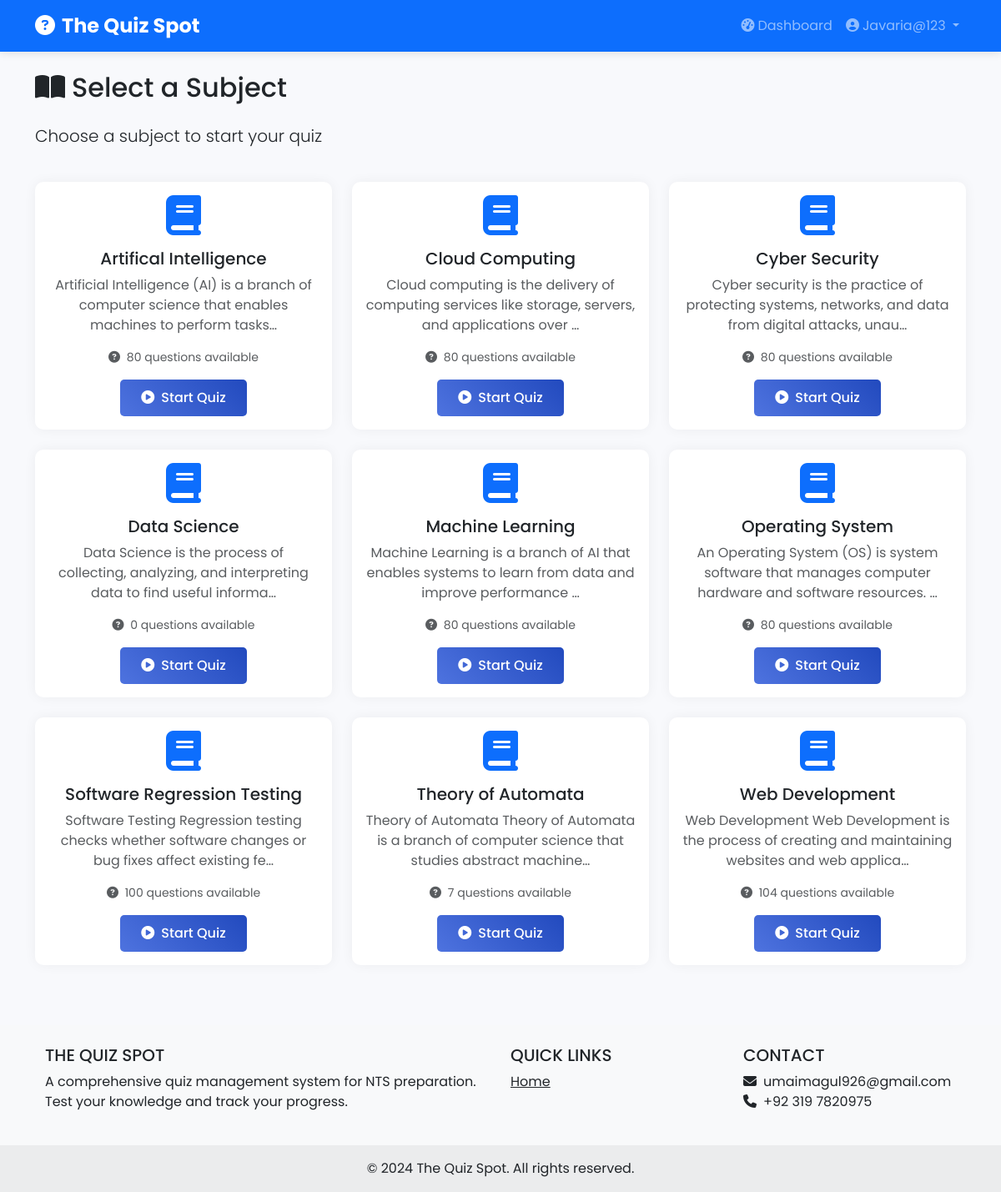
The app's page /select-subject/ (signed in) with its own data.
### quiz/models.py (models this page shows, shortened)
class Subject(models.Model):
    name = models.CharField(max_length=100, unique=True)
    description = models.TextField(blank=True)
    created_at = models.DateTimeField(auto_now_add=True)
    updated_at = models.DateTimeField(auto_now=True)
    class Meta:
        ordering = ['name']

### quiz/views.py (the view)
# urls.py: path('select-subject/', views.select_subject, name='select_subject'),
@user_required
def select_subject(request):
    subjects = Subject.objects.all()
    return render(request, 'user/select_subject.html', {'subjects': subjects})

### templates/user/select_subject.html (shortened to what this page needs)
{% extends 'base.html' %}
{% block content %}
<div class="container py-4">
    <div class="row mb-4">
        <div class="col-12">
            <h2 class="mb-4">
                <i class="fas fa-book-open me-2"></i>Select a Subject
            </h2>
            <p class="lead">Choose a subject to start your quiz</p>
        </div>
    </div>
    <div class="row g-4">
        {% for subject in subjects %}
        <div class="col-md-4">
            <div class="card h-100">
                <div class="card-body text-center">
                    <i class="fas fa-book fa-3x text-primary mb-3"></i>
                    <h5 class="card-title">{{ subject.name }}</h5>
                    <p class="card-text text-muted">{{ subject.description|truncatechars:100 }}</p>
                    <p class="text-muted small">
                        <i class="fas fa-question-circle me-1"></i>
                        {{ subject.questions.count }} questions available
                    </p>
                    <a href="{% url 'start_quiz' subject.id %}" class="btn btn-primary">
                        <i class="fas fa-play-circle me-2"></i>Start Quiz
                    </a>
                </div>
            </div>
        </div>
        {% endfor %}
    </div>
</div>
{% endblock %}

### templates/base.html (shortened to what this page needs)
<!DOCTYPE html>
<html lang="en">
<head>
    <link href="https://cdn.jsdelivr.net/npm/bootstrap@5.3.0/dist/css/bootstrap.min.css" rel="stylesheet">
    <link rel="stylesheet" href="https://cdnjs.cloudflare.com/ajax/libs/font-awesome/6.4.0/css/all.min.css">
    {% load static %}
    <link rel="stylesheet" href="{% static 'css/style.css' %}">
</head>
<body>
    <nav class="navbar navbar-expand-lg navbar-dark bg-primary">
        <div class="container">
            <a class="navbar-brand" href="{% url 'index' %}">
                <i class="fas fa-question-circle me-2"></i>The Quiz Spot
            </a>
            <div class="collapse navbar-collapse" id="navbarNav">
                <ul class="navbar-nav ms-auto">
                    {% if user.is_authenticated %}
                        {% if user.is_staff %}
                            <li class="nav-item">
                                <a class="nav-link" href="{% url 'admin_dashboard' %}">
                                    <i class="fas fa-tachometer-alt me-1"></i>Dashboard
                                </a>
                            </li>
                        {% else %}
                            <li class="nav-item">
                                <a class="nav-link" href="{% url 'user_dashboard' %}">
                                    <i class="fas fa-tachometer-alt me-1"></i>Dashboard
                                </a>
                            </li>
                        {% endif %}
                        <li class="nav-item dropdown">
                            <a class="nav-link dropdown-toggle" href="#" id="navbarDropdown" role="button" data-bs-toggle="dropdown">
                                <i class="fas fa-user-circle me-1"></i>{{ user.username }}
                            </a>
                        </li>
                    {% endif %}
                </ul>
            </div>
        </div>
    </nav>
    {% block content %}{% endblock %}
    <footer class="bg-light text-center text-lg-start mt-5">
        <div class="container p-4">
            <div class="row">
                <div class="col-lg-6 col-md-12 mb-4 mb-md-0">
                    <h5 class="text-uppercase">The Quiz Spot</h5>
                    <p>
                        A comprehensive quiz management system for NTS preparation.
                        Test your knowledge and track your progress.
                    </p>
                </div>
                <div class="col-lg-3 col-md-6 mb-4 mb-md-0">
                    <h5 class="text-uppercase">Quick Links</h5>
                    <ul class="list-unstyled mb-0">
                        <li><a href="{% url 'index' %}" class="text-dark">Home</a></li>
                    </ul>
                </div>
                <div class="col-lg-3 col-md-6 mb-4 mb-md-0">
                    <h5 class="text-uppercase">Contact</h5>
                    <ul class="list-unstyled">
                        <li><i class="fas fa-envelope me-2"></i>umaimagul926@gmail.com</li>
                        <li><i class="fas fa-phone me-2"></i>+92 319 7820975</li>
                    </ul>
                </div>
            </div>
        </div>
        <div class="text-center p-3" style="background-color: rgba(0, 0, 0, 0.05);">
            © 2024 The Quiz Spot. All rights reserved.
        </div>
    </footer>
</body>
</html>

### static/css/style.css (style rules this page uses)
:root { --primary-color: #4e73df; --secondary-color: #858796; --success-color: #1cc88a; --info-color: #36b9cc; --warning-color: #f6c23e; --danger-color: #e74a3b; --dark-color: #5a5c69; --light-color: #f8f9fc; }
body { font-family: 'Poppins', sans-serif; background-color: #f8f9fc; min-height: 100vh; display: flex; flex-direction: column; }
.navbar { box-shadow: 0 2px 10px rgba(0,0,0,0.1); }
.navbar-brand { font-weight: 700; font-size: 1.5rem; }
.card { border: none; border-radius: 10px; box-shadow: 0 0 15px rgba(0,0,0,0.05); transition: transform 0.3s, box-shadow 0.3s; }
.btn { border-radius: 5px; padding: 10px 25px; font-weight: 500; transition: all 0.3s; }
.btn-primary { background: linear-gradient(45deg, var(--primary-color), #224abe); border: none; }
footer { margin-top: auto; }

### records on screen
Subject: name "Artifical Intelligence", description "Artificial Intelligence (AI) is a branch of computer science that enables machines to perform tasks…", questions.count "80"
Subject: name "Cloud Computing", description "Cloud computing is the delivery of computing services like storage, servers, and applications over …", questions.count "80"
Subject: name "Cyber Security", description "Cyber security is the practice of protecting systems, networks, and data from digital attacks, unau…", questions.count "80"
Subject: name "Data Science", description "Data Science is the process of collecting, analyzing, and interpreting data to find useful informa…", questions.count "0"
Subject: name "Machine Learning", description "Machine Learning is a branch of AI that enables systems to learn from data and improve performance …", questions.count "80"
Subject: name "Operating System", description "An Operating System (OS) is system software that manages computer hardware and software resources. …", questions.count "80"
Subject: name "Software Regression Testing", description "Software Testing Regression testing checks whether software changes or bug fixes affect existing fe…", questions.count "100"
Subject: name "Theory of Automata", description "Theory of Automata Theory of Automata is a branch of computer science that studies abstract machine…", questions.count "7"
Subject: name "Web Development", description "Web Development Web Development is the process of creating and maintaining websites and web applica…", questions.count "104"

### other values on screen
{{ user.username }} "Javaria@123"
